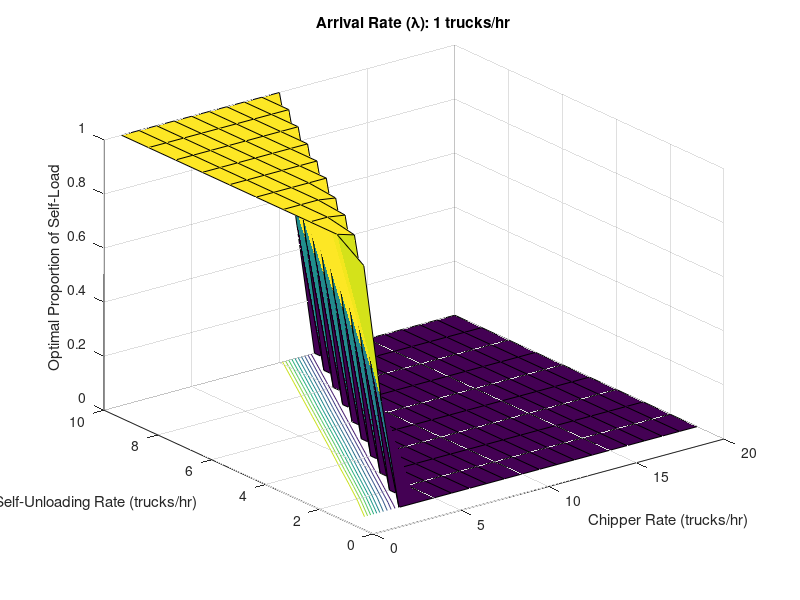
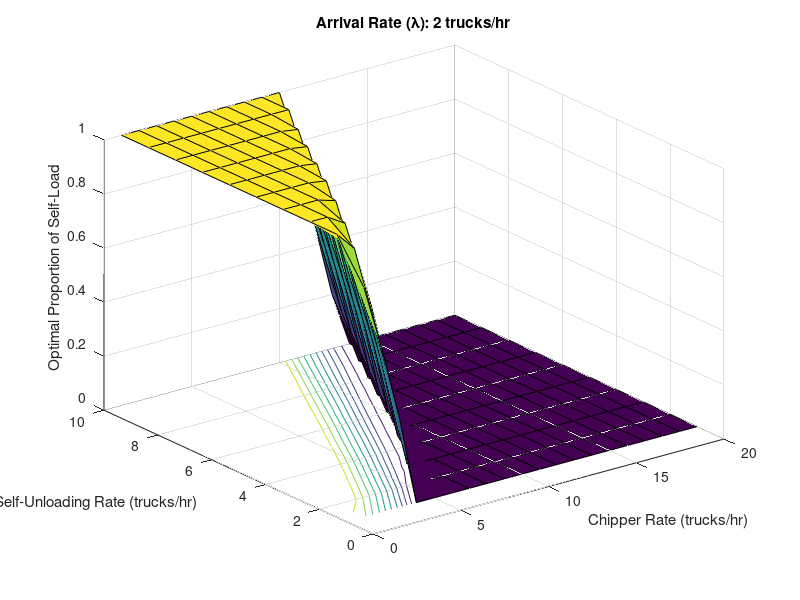
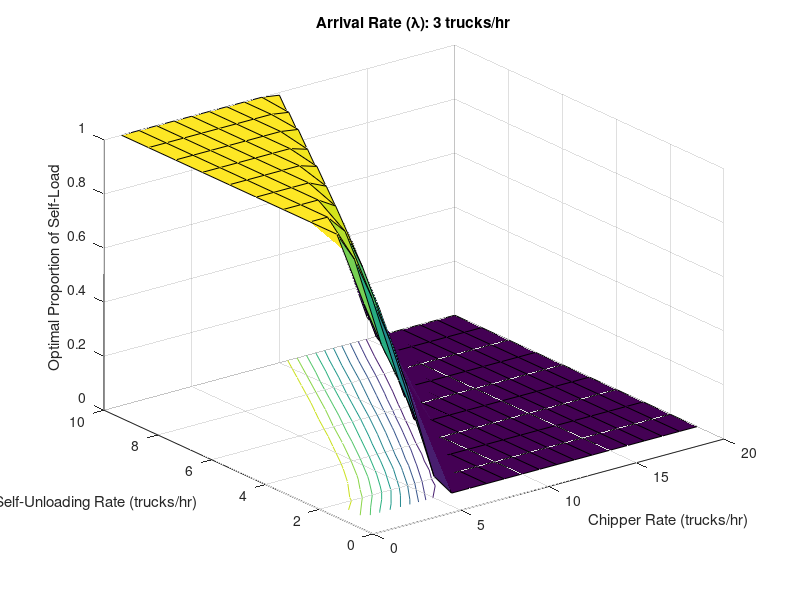
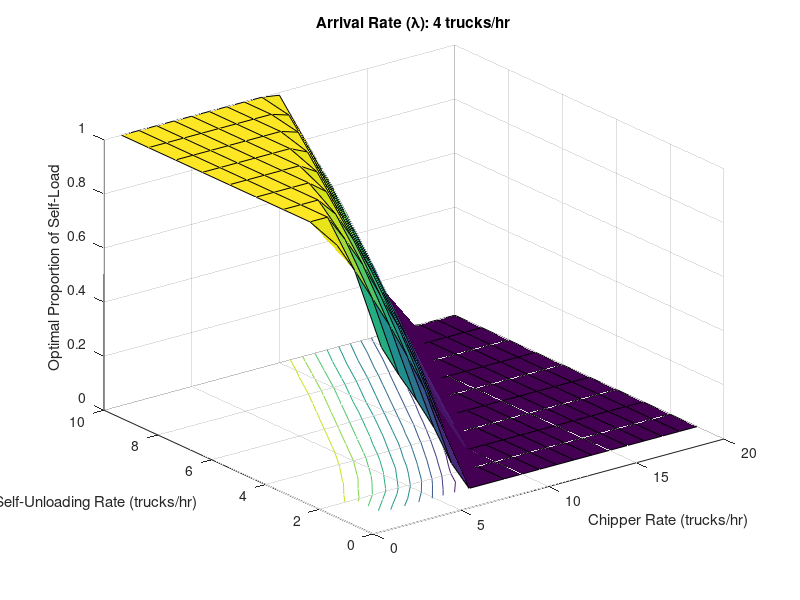

Reproduce these figures in MATLAB, in order.
% This script is a quick proof of concept for using queueing theory
% to make TDSR design and policy decisions regarding the use of
% self-loading trucks in the debris removal mission
%
% 12 Feb 2013
% J.Brooks

close all;
clear all;
pRange = [0:0.01:1];
MOVIE = 0;
L_RANGE = [1:30];                       % incoming rate (per hour)
C = 3;                                  % number of simulataneous
                                        % self-loading spots
mu1range = [1:10];                      % service rate of self-loaders
mu2range = [1:20];                      % service rate of chipper
% Particular case:
%mu1range = 10
%mu2range = 10
prop = NaN*zeros(length(mu1range),length(mu2range),length(L_RANGE));
equality =NaN*zeros(length(mu1range),length(mu2range),length(L_RANGE));

i = 1;

for mu_s = mu1range
    j = 1;
    for mu_c = mu2range
        idx = 1;
        for lambda = L_RANGE
            stable = find((((1-pRange)*lambda/mu_c)<1 & ...
                          (pRange*lambda/(C*mu_s))<1) == 1);
            if length(stable) < 2
                continue;
            end
            waitC = 1./(mu_c - (1-pRange)*lambda);

            % from Kleinrock1975, p.102, 404
            rho = pRange*lambda/mu_s;
            for k = 1:length(rho)
                summation(k) = sum(rho(k).^[0:C-1]./ ...
                                   factorial([0:C-1]));
            end
            p0 = 1./( summation + ...
                      (rho.^C./factorial(C)).*(1./(1-rho/C)) );
            waitS = (1./(C*mu_s - pRange*lambda)).*...
                    (rho.^C./(factorial(C)*(1-rho/C))).*...
                    p0 + 1/mu_s;        % from Buzacott1993, p.79
                                        % note that \rho = \rho/C
            wait = (1-pRange).*waitC + pRange.*waitS;
            %            figure, plot(pRange,p0), hold on, plot(pRange, summation, 'r'), ...
            %                title('diagnostics');
            %            figure, plot(pRange(stable),waitS(stable), 'r');
            %            hold on;
            %            plot(pRange(stable),waitC(stable), 'g');
            %            plot(pRange(stable),wait(stable), 'b');
            [minWait, idxT] = min(wait(stable));

            prop(i,j,idx) = pRange(stable(idxT));
            equality(i,j,idx) = waitC(stable(idxT))/waitS(stable(idxT));
            idx = idx + 1;
        end
        j = j + 1;
    end
    i = i + 1;
end

if MOVIE
    aviobj = avifile('tdsrOptSL.avi', 'FPS', 1);
end

for i = 1:length(L_RANGE)
    figure, surfc(mu2range,mu1range,prop(:,:,i))
    title(['Arrival Rate (\lambda): ', sprintf('%d trucks/hr', L_RANGE(i))]);
    xlabel('Chipper Rate (trucks/hr)');
    ylabel('Self-Unloading Rate (trucks/hr)');
    zlabel('Optimal Proportion of Self-Load');
    axis([0,max(mu2range),0,max(mu1range),0,1]);
    %    print('-deps', sprintf('graphics/optSelf/prop%d.eps', i));
    if MOVIE
        F = getframe(gcf);
        aviobj = addframe(aviobj,F);
    end
end

if MOVIE
    aviobj = close(aviobj);

    aviobj = avifile('tdsrOptSL_EQ.avi', 'FPS', 1);
end

for i = 1:length(L_RANGE)
    figure, surfc(mu2range,mu1range,equality(:,:,i))
    title(['Arrival Rate (\lambda): ', sprintf('%d trucks/hr', L_RANGE(i))]);
    xlabel('Chipper Rate (trucks/hr)');
    ylabel('Self-Unloading Rate (trucks/hr)');
    zlabel('Optimal Proportion of Self-Load');
    axis([0,max(mu2range),0,max(mu1range),0,5]);
    %    print('-deps', sprintf('graphics/optSelf/equal%d.eps', i));
    if MOVIE
        F = getframe(gcf);
        aviobj = addframe(aviobj,F);
    end
end

if MOVIE
    aviobj = close(aviobj);
end


for i = [1:max(mu1range)]
    figure;
    for j = [1:max(mu2range)]
        plot(L_RANGE, reshape(prop(i,j,:),1,30)), hold on;
        xlabel('Arrival Rate');
        ylabel('Optimal Proportion of Self-Load');
    end
    title(sprintf('Self-loader rate: %d', mu1range(i)));
    %    print('-deps', sprintf('graphics/optSelf/flat%d.eps', i));
end